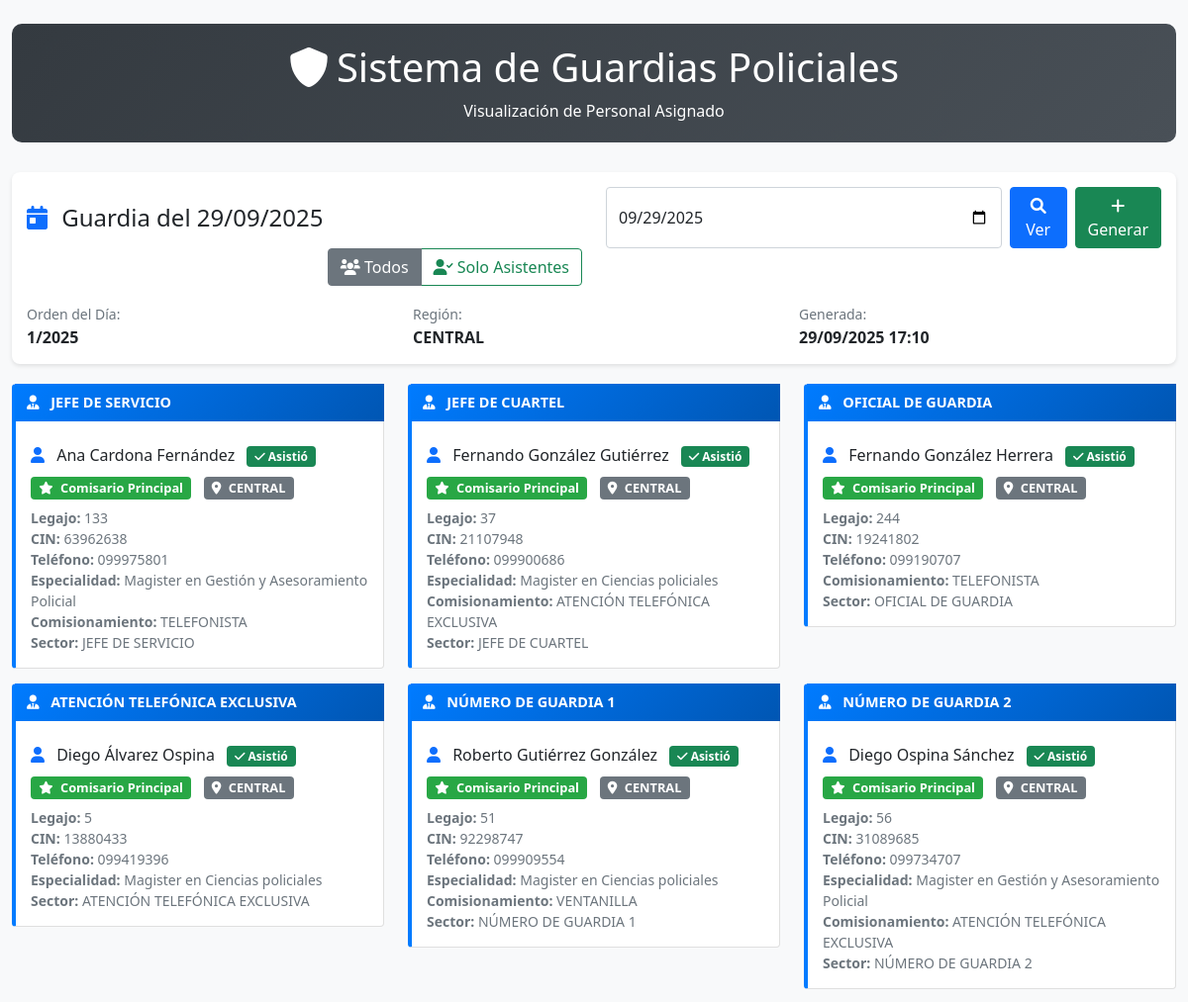
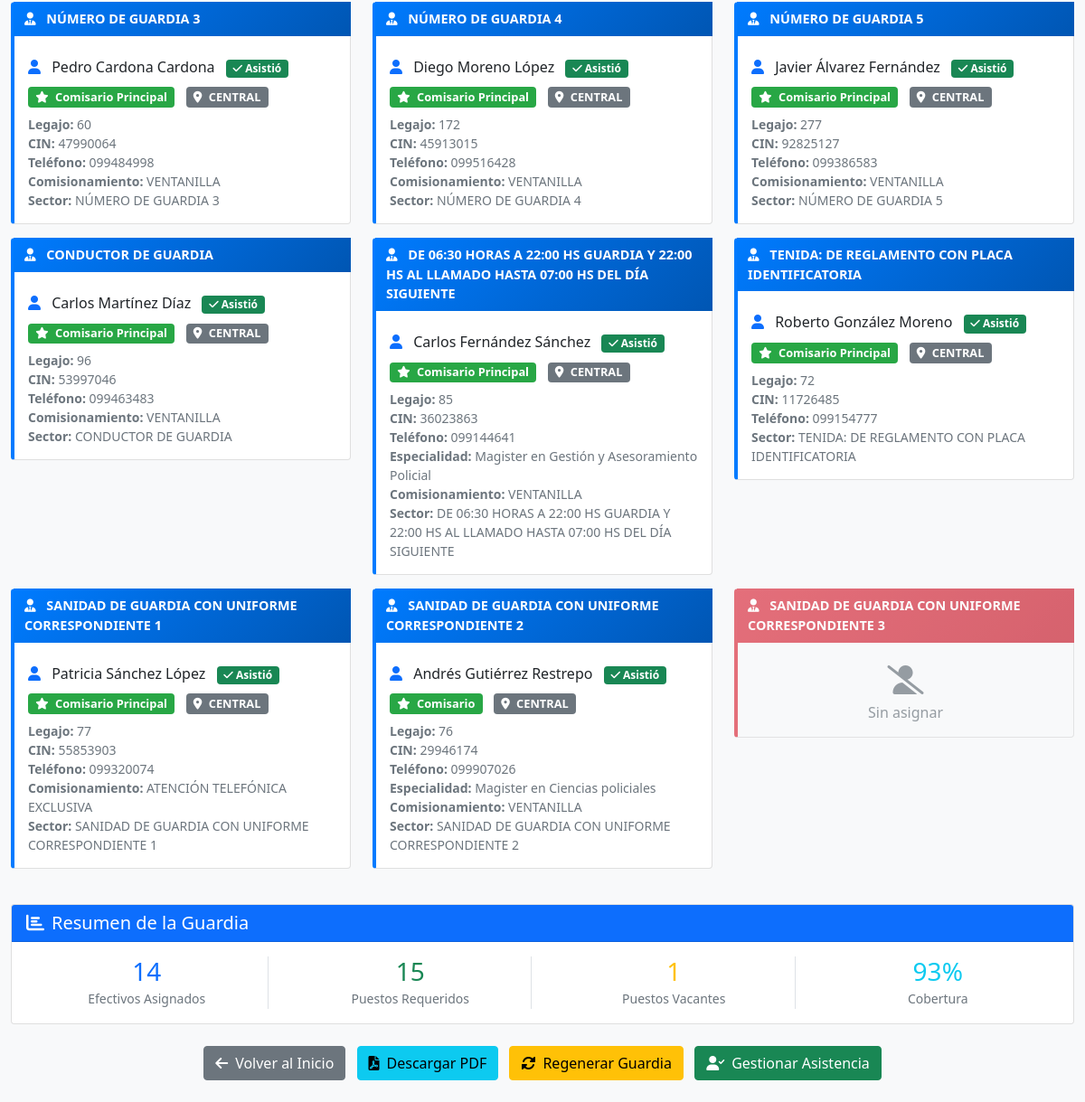
Page /admin/guardias/ver_guardias.php?fecha=2025-09-29 (signed in) on the committed database (2 pictures, top to bottom).
### tables this page shows
CREATE TABLE `guardias_generadas` (
  `id` int NOT NULL,
  `fecha_guardia` date NOT NULL COMMENT 'Fecha de la guardia',
  `orden_dia` varchar(50) NOT NULL COMMENT 'Número de orden del día (ej: 27/2025)',
  `region` enum('CENTRAL','REGIONAL') NOT NULL COMMENT 'Región asignada según día de semana',
  `estado` enum('PROGRAMADA','ACTIVA','COMPLETADA','CANCELADA') DEFAULT 'PROGRAMADA',
  `created_at` timestamp NULL DEFAULT CURRENT_TIMESTAMP,
  `updated_at` timestamp NULL DEFAULT CURRENT_TIMESTAMP ON UPDATE CURRENT_TIMESTAMP
);

CREATE TABLE `guardias_generadas_detalle` (
  `id` int NOT NULL,
  `guardia_generada_id` int NOT NULL,
  `policia_id` int NOT NULL,
  `lugar_guardia_id` int NOT NULL,
  `posicion_asignacion` int NOT NULL COMMENT 'Orden de asignación dentro del lugar de guardia',
  `posicion_lista_original` int NOT NULL COMMENT 'Posición original en lista_guardias antes de la asignación',
  `es_retorno_ausencia` tinyint(1) DEFAULT '0' COMMENT 'Si el policía regresa de ausencia',
  `horario_inicio` time DEFAULT NULL,
  `horario_fin` time DEFAULT NULL,
  `observaciones_asignacion` text,
  `created_at` timestamp NULL DEFAULT CURRENT_TIMESTAMP
);

CREATE TABLE `policias` (
  `id` int NOT NULL,
  `legajo` int NOT NULL,
  `nombre` varchar(100) NOT NULL,
  `apellido` varchar(100) NOT NULL,
  `cin` varchar(20) NOT NULL,
  `genero` enum('MASCULINO','FEMENINO') NOT NULL,
  `grado_id` int NOT NULL COMMENT 'Referencia a tipo_grados.id',
  `especialidad_id` int DEFAULT NULL,
  `cargo` varchar(150) DEFAULT NULL,
  `comisionamiento` varchar(200) DEFAULT NULL,
  `telefono` varchar(20) DEFAULT NULL,
  `region_id` int DEFAULT '1',
  `lugar_guardia_id` int DEFAULT NULL,
  `lugar_guardia_reserva_id` int DEFAULT '6' COMMENT 'Siempre ATENCIÓN TELEFÓNICA EXCLUSIVA (ID 6)',
  `observaciones` varchar(500) DEFAULT NULL,
  `activo` tinyint(1) DEFAULT '1',
  `estado` enum('DISPONIBLE','NO DISPONIBLE') DEFAULT 'DISPONIBLE',
  `created_at` timestamp NULL DEFAULT CURRENT_TIMESTAMP,
  `updated_at` timestamp NULL DEFAULT CURRENT_TIMESTAMP ON UPDATE CURRENT_TIMESTAMP
);

CREATE TABLE `tipo_grados` (
  `id` int NOT NULL,
  `nombre` varchar(100) NOT NULL,
  `nivel_jerarquia` int NOT NULL,
  `abreviatura` varchar(20) DEFAULT NULL,
  `grado_id` int NOT NULL,
  `created_at` timestamp NULL DEFAULT CURRENT_TIMESTAMP,
  `updated_at` timestamp NULL DEFAULT CURRENT_TIMESTAMP ON UPDATE CURRENT_TIMESTAMP
);

CREATE TABLE `lugares_guardias` (
  `id` int NOT NULL,
  `nombre` varchar(100) NOT NULL,
  `descripcion` text,
  `direccion` varchar(200) DEFAULT NULL,
  `zona` varchar(50) DEFAULT NULL,
  `activo` tinyint(1) DEFAULT '1',
  `created_at` timestamp NULL DEFAULT CURRENT_TIMESTAMP,
  `updated_at` timestamp NULL DEFAULT CURRENT_TIMESTAMP ON UPDATE CURRENT_TIMESTAMP
);

CREATE TABLE `especialidades` (
  `id` int NOT NULL,
  `nombre` varchar(150) NOT NULL,
  `descripcion` text,
  `created_at` timestamp NULL DEFAULT CURRENT_TIMESTAMP,
  `updated_at` timestamp NULL DEFAULT CURRENT_TIMESTAMP ON UPDATE CURRENT_TIMESTAMP
);

### admin/guardias/ver_guardias.php (the view, shortened to what the rows shown need)
<?php
require_once '../../cnx/db_connect.php';
$fecha_guardia = isset($_GET['fecha']) ? $_GET['fecha'] : date('Y-m-d');
$solo_asistentes = isset($_GET['asistentes']) && $_GET['asistentes'] == '1';
$es_domingo = (date('w', strtotime($fecha_guardia)) == 0) || (isset($_GET['feriado']) && $_GET['feriado'] == '1');
$stmt = $conn->prepare("
    SELECT gg.*
    FROM guardias_generadas gg
    WHERE gg.fecha_guardia = ?
");
$stmt->execute([$fecha_guardia]);
$guardia = $stmt->fetch();
if (!$guardia) {
    $personal_asignado = [];
} else {
    $stmt = $conn->prepare("
        SELECT
            ggd.id as detalle_id,
            ggd.posicion_asignacion,
            p.legajo,
            p.nombre,
            p.apellido,
            p.cin,
            p.telefono,
            tg.nombre as grado,
            tg.abreviatura as grado_abreviatura,
            tg.nivel_jerarquia,
            e.nombre as especialidad,
            p.comisionamiento,
            lg.nombre as lugar_guardia,
            lg.zona as region,
            COALESCE(ga.asistio, 1) as asistio,
            ga.hora_llegada,
            ga.hora_salida,
            ga.observaciones as observaciones_asistencia
        FROM guardias_generadas_detalle ggd
        JOIN guardias_generadas gg ON ggd.guardia_generada_id = gg.id
        JOIN policias p ON ggd.policia_id = p.id
        LEFT JOIN tipo_grados tg ON p.grado_id = tg.id
        LEFT JOIN especialidades e ON p.especialidad_id = e.id
        LEFT JOIN lugares_guardias lg ON p.lugar_guardia_id = lg.id
        LEFT JOIN guardias_asistencia ga ON ggd.id = ga.guardia_generada_detalle_id
        WHERE gg.fecha_guardia = ?" . ($solo_asistentes ? " AND COALESCE(ga.asistio, 1) = 1" : "") . "
        ORDER BY tg.nivel_jerarquia DESC, p.legajo DESC
    ");
    $stmt->execute([$fecha_guardia]);
    $personal_asignado = $stmt->fetchAll();
}
if ($es_domingo) {
    $puestos_requeridos = [
        1 => 'JEFE DE SERVICIO',
        2 => 'JEFE DE CUARTEL',
        3 => 'OFICIAL DE GUARDIA',
        4 => 'NÚMERO DE GUARDIA 1',
        5 => 'NÚMERO DE GUARDIA 2',
        6 => 'NÚMERO DE GUARDIA 3',
        7 => 'NÚMERO DE GUARDIA 4',
        8 => 'NÚMERO DE GUARDIA 5',
        9 => 'CONDUCTOR DE GUARDIA',
        10 => 'DE 06:30 HORAS A 22:00 HS GUARDIA Y 22:00 HS AL LLAMADO HASTA 07:00 HS DEL DÍA SIGUIENTE',
        11 => 'TENIDA: DE REGLAMENTO CON PLACA IDENTIFICATORIA',
        12 => 'SANIDAD DE GUARDIA CON UNIFORME CORRESPONDIENTE 1',
        13 => 'SANIDAD DE GUARDIA CON UNIFORME CORRESPONDIENTE 2',
        14 => 'SANIDAD DE GUARDIA CON UNIFORME CORRESPONDIENTE 3'
    ];
} else {
    $puestos_requeridos = [
        1 => 'JEFE DE SERVICIO',
        2 => 'JEFE DE CUARTEL',
        3 => 'OFICIAL DE GUARDIA',
        4 => 'ATENCIÓN TELEFÓNICA EXCLUSIVA',
        5 => 'NÚMERO DE GUARDIA 1',
        6 => 'NÚMERO DE GUARDIA 2',
        7 => 'NÚMERO DE GUARDIA 3',
        8 => 'NÚMERO DE GUARDIA 4',
        9 => 'NÚMERO DE GUARDIA 5',
        10 => 'CONDUCTOR DE GUARDIA',
        11 => 'DE 06:30 HORAS A 22:00 HS GUARDIA Y 22:00 HS AL LLAMADO HASTA 07:00 HS DEL DÍA SIGUIENTE',
        12 => 'TENIDA: DE REGLAMENTO CON PLACA IDENTIFICATORIA',
        13 => 'SANIDAD DE GUARDIA CON UNIFORME CORRESPONDIENTE 1',
        14 => 'SANIDAD DE GUARDIA CON UNIFORME CORRESPONDIENTE 2',
        15 => 'SANIDAD DE GUARDIA CON UNIFORME CORRESPONDIENTE 3'
    ];
}
$puestos_requeridos = array_filter($puestos_requeridos);
$personal_por_posicion = [];
foreach ($personal_asignado as $persona) {
    $personal_por_posicion[$persona['posicion_asignacion']][] = $persona;
}
?>
<!DOCTYPE html>
<html lang="es">
<head>
    <link href="https://cdn.jsdelivr.net/npm/bootstrap@5.1.3/dist/css/bootstrap.min.css" rel="stylesheet">
    <link href="https://cdnjs.cloudflare.com/ajax/libs/font-awesome/6.0.0/css/all.min.css" rel="stylesheet">
</head>
<body class="bg-light">
    <div class="container-fluid py-4">
        <div class="header-guardia text-center">
            <h1><i class="fas fa-shield-alt me-2"></i>Sistema de Guardias Policiales</h1>
        </div>
        <div class="fecha-selector">
            <?php if ($guardia): ?>
                <div class="mt-3">
                    <div class="row">
                        <div class="col-md-4">
                            <small class="text-muted">Orden del Día:</small>
                            <strong class="d-block"><?php echo $guardia['orden_dia'] ?? 'N/A'; ?></strong>
                        </div>
                        <div class="col-md-4">
                            <small class="text-muted">Región:</small>
                            <strong class="d-block"><?php echo $guardia['region']; ?></strong>
                        </div>
                        <div class="col-md-4">
                            <small class="text-muted">Generada:</small>
                            <strong class="d-block"><?php echo date('d/m/Y H:i', strtotime($guardia['created_at'])); ?></strong>
                        </div>
                    </div>
                </div>
            <?php endif; ?>
        </div>
        <?php if (!$guardia): ?>
            <div class="alert alert-warning text-center py-5">
                <i class="fas fa-exclamation-triangle fa-3x mb-3"></i>
                <h4>No hay guardia asignada para esta fecha</h4>
                <p class="mb-3">No se ha generado una guardia para el <?php echo date('d/m/Y', strtotime($fecha_guardia)); ?></p>
                <a href="generar_guardia_interface.php?fecha=<?php echo $fecha_guardia; ?>" class="btn btn-primary btn-lg">
                    <i class="fas fa-plus me-2"></i>Generar Guardia
                </a>
            </div>
        <?php else: ?>
            <div class="row">
                <?php foreach ($puestos_requeridos as $posicion => $puesto_nombre): ?>
                    <div class="col-lg-6 col-xl-4">
                        <div class="card puesto-card <?php echo !isset($personal_por_posicion[$posicion]) ? 'sin-asignar' : ''; ?>">
                            <div class="puesto-titulo">
                                <i class="fas fa-user-tie me-2"></i>
                                <?php echo $puesto_nombre; ?>
                            </div>
                            <?php if (isset($personal_por_posicion[$posicion])): ?>
                                <?php $persona = $personal_por_posicion[$posicion][0];  ?>
                                <div class="policia-info">
                                    <h6 class="mb-2">
                                        <i class="fas fa-user me-2 text-primary"></i>
                                        <?php echo $persona['nombre'] . ' ' . $persona['apellido']; ?>
                                        <?php if ($persona['asistio'] == 0): ?>
                                            <span class="badge bg-danger ms-2">
                                                <i class="fas fa-times"></i> No asistió
                                            </span>
                                        <?php else: ?>
                                            <span class="badge bg-success ms-2">
                                                <i class="fas fa-check"></i> Asistió
                                            </span>
                                        <?php endif; ?>
                                    </h6>
                                    <div class="mb-2">
                                        <span class="badge badge-grado me-2">
                                            <i class="fas fa-star me-1"></i>
                                            <?php echo $persona['grado']; ?>
                                        </span>
                                        <span class="badge badge-region">
                                            <i class="fas fa-map-marker-alt me-1"></i>
                                            <?php echo $persona['region']; ?>
                                        </span>
                                    </div>
                                    <div class="small text-muted">
                                        <div><strong>Legajo:</strong> <?php echo $persona['legajo']; ?></div>
                                        <div><strong>CIN:</strong> <?php echo $persona['cin']; ?></div>
                                        <div><strong>Teléfono:</strong> <?php echo $persona['telefono'] ?: 'No registrado'; ?></div>
                                        <?php if ($persona['especialidad']): ?>
                                            <div><strong>Especialidad:</strong> <?php echo $persona['especialidad']; ?></div>
                                        <?php endif; ?>
                                        <?php if ($persona['comisionamiento']): ?>
                                            <div><strong>Comisionamiento:</strong> <?php echo $persona['comisionamiento']; ?></div>
                                        <?php endif; ?>
                                        <div><strong>Sector:</strong> <?php echo $puesto_nombre; ?></div>
                                    </div>
                                </div>
                            <?php endif; ?>
                        </div>
                    </div>
                <?php endforeach; ?>
            </div>
        <?php endif; ?>
    </div>
</body>
</html>

### rows in the picture
guardias_generadas: orden_dia "1/2025", region "CENTRAL", created_at "29/09/2025 17:10"
guardias_generadas_detalle: puesto_nombre "JEFE DE SERVICIO", policia.nombre "Ana", policia.apellido "Cardona Fernández", shows "Asistió", tipo_grados.nombre "Comisario Principal", lugares_guardias.zona "CENTRAL", policia.legajo "133", policia.cin "63962638", policia.telefono "099975801", especialidades.nombre "Magister en Gestión y Asesoramiento Policial", policia.comisionamiento "TELEFONISTA"
guardias_generadas_detalle: puesto_nombre "JEFE DE CUARTEL", policia.nombre "Fernando", policia.apellido "González Gutiérrez", shows "Asistió", tipo_grados.nombre "Comisario Principal", lugares_guardias.zona "CENTRAL", policia.legajo "37", policia.cin "21107948", policia.telefono "099900686", especialidades.nombre "Magister en Ciencias policiales", policia.comisionamiento "ATENCIÓN TELEFÓNICA EXCLUSIVA"
guardias_generadas_detalle: puesto_nombre "OFICIAL DE GUARDIA", policia.nombre "Fernando", policia.apellido "González Herrera", shows "Asistió", tipo_grados.nombre "Comisario Principal", lugares_guardias.zona "CENTRAL", policia.legajo "244", policia.cin "19241802", policia.telefono "099190707", policia.comisionamiento "TELEFONISTA"
guardias_generadas_detalle: puesto_nombre "ATENCIÓN TELEFÓNICA EXCLUSIVA", policia.nombre "Diego", policia.apellido "Álvarez Ospina", shows "Asistió", tipo_grados.nombre "Comisario Principal", lugares_guardias.zona "CENTRAL", policia.legajo "5", policia.cin "13880433", policia.telefono "099419396", especialidades.nombre "Magister en Ciencias policiales"
guardias_generadas_detalle: puesto_nombre "NÚMERO DE GUARDIA 1", policia.nombre "Roberto", policia.apellido "Gutiérrez González", shows "Asistió", tipo_grados.nombre "Comisario Principal", lugares_guardias.zona "CENTRAL", policia.legajo "51", policia.cin "92298747", policia.telefono "099909554", especialidades.nombre "Magister en Ciencias policiales", policia.comisionamiento "VENTANILLA"
guardias_generadas_detalle: puesto_nombre "NÚMERO DE GUARDIA 2", policia.nombre "Diego", policia.apellido "Ospina Sánchez", shows "Asistió", tipo_grados.nombre "Comisario Principal", lugares_guardias.zona "CENTRAL", policia.legajo "56", policia.cin "31089685", policia.telefono "099734707", especialidades.nombre "Magister en Gestión y Asesoramiento Policial", policia.comisionamiento "ATENCIÓN TELEFÓNICA EXCLUSIVA"
guardias_generadas_detalle: puesto_nombre "NÚMERO DE GUARDIA 3", policia.nombre "Pedro", policia.apellido "Cardona Cardona", shows "Asistió", tipo_grados.nombre "Comisario Principal", lugares_guardias.zona "CENTRAL", policia.legajo "60", policia.cin "47990064", policia.telefono "099484998", policia.comisionamiento "VENTANILLA"
guardias_generadas_detalle: puesto_nombre "NÚMERO DE GUARDIA 4", policia.nombre "Diego", policia.apellido "Moreno López", shows "Asistió", tipo_grados.nombre "Comisario Principal", lugares_guardias.zona "CENTRAL", policia.legajo "172", policia.cin "45913015", policia.telefono "099516428", policia.comisionamiento "VENTANILLA"
guardias_generadas_detalle: puesto_nombre "NÚMERO DE GUARDIA 5", policia.nombre "Javier", policia.apellido "Álvarez Fernández", shows "Asistió", tipo_grados.nombre "Comisario Principal", lugares_guardias.zona "CENTRAL", policia.legajo "277", policia.cin "92825127", policia.telefono "099386583", policia.comisionamiento "VENTANILLA"
guardias_generadas_detalle: puesto_nombre "CONDUCTOR DE GUARDIA", policia.nombre "Carlos", policia.apellido "Martínez Díaz", shows "Asistió", tipo_grados.nombre "Comisario Principal", lugares_guardias.zona "CENTRAL", policia.legajo "96", policia.cin "53997046", policia.telefono "099463483", policia.comisionamiento "VENTANILLA"
guardias_generadas_detalle: puesto_nombre "DE 06:30 HORAS A 22:00 HS GUARDIA Y 22:00 HS AL LLAMADO HASTA 07:00 HS DEL DÍA SIGUIENTE", policia.nombre "Carlos", policia.apellido "Fernández Sánchez", shows "Asistió", tipo_grados.nombre "Comisario Principal", lugares_guardias.zona "CENTRAL", policia.legajo "85", policia.cin "36023863", policia.telefono "099144641", especialidades.nombre "Magister en Gestión y Asesoramiento Policial", policia.comisionamiento "VENTANILLA"
guardias_generadas_detalle: puesto_nombre "TENIDA: DE REGLAMENTO CON PLACA IDENTIFICATORIA", policia.nombre "Roberto", policia.apellido "González Moreno", shows "Asistió", tipo_grados.nombre "Comisario Principal", lugares_guardias.zona "CENTRAL", policia.legajo "72", policia.cin "11726485", policia.telefono "099154777"
guardias_generadas_detalle: puesto_nombre "SANIDAD DE GUARDIA CON UNIFORME CORRESPONDIENTE 1", policia.nombre "Patricia", policia.apellido "Sánchez López", shows "Asistió", tipo_grados.nombre "Comisario Principal", lugares_guardias.zona "CENTRAL", policia.legajo "77", policia.cin "55853903", policia.telefono "099320074", policia.comisionamiento "ATENCIÓN TELEFÓNICA EXCLUSIVA"
guardias_generadas_detalle: puesto_nombre "SANIDAD DE GUARDIA CON UNIFORME CORRESPONDIENTE 2", policia.nombre "Andrés", policia.apellido "Gutiérrez Restrepo", shows "Asistió", tipo_grados.nombre "Comisario", lugares_guardias.zona "CENTRAL", policia.legajo "76", policia.cin "29946174", policia.telefono "099907026", especialidades.nombre "Magister en Ciencias policiales", policia.comisionamiento "VENTANILLA"

### other values in the picture
date('d/m/Y', strtotime($fecha_guardia)) "29/09/2025"
$puesto_nombre "SANIDAD DE GUARDIA CON UNIFORME CORRESPONDIENTE 3"
count($personal_asignado) "14"
count($puestos_requeridos) "15"
count($puestos_requeridos) - count($personal_asignado) "1"
